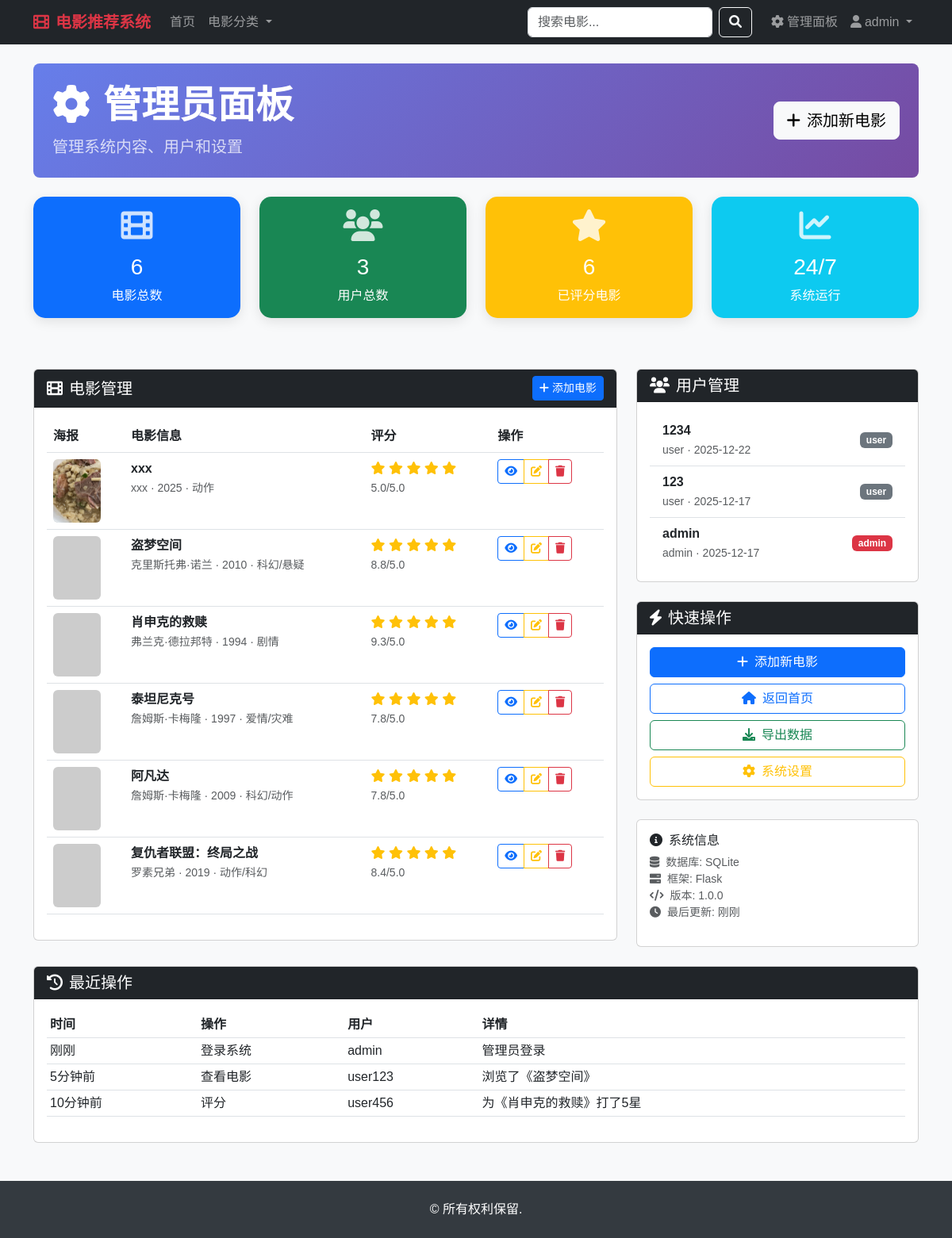
Page /admin (signed in) on the earlier database version.
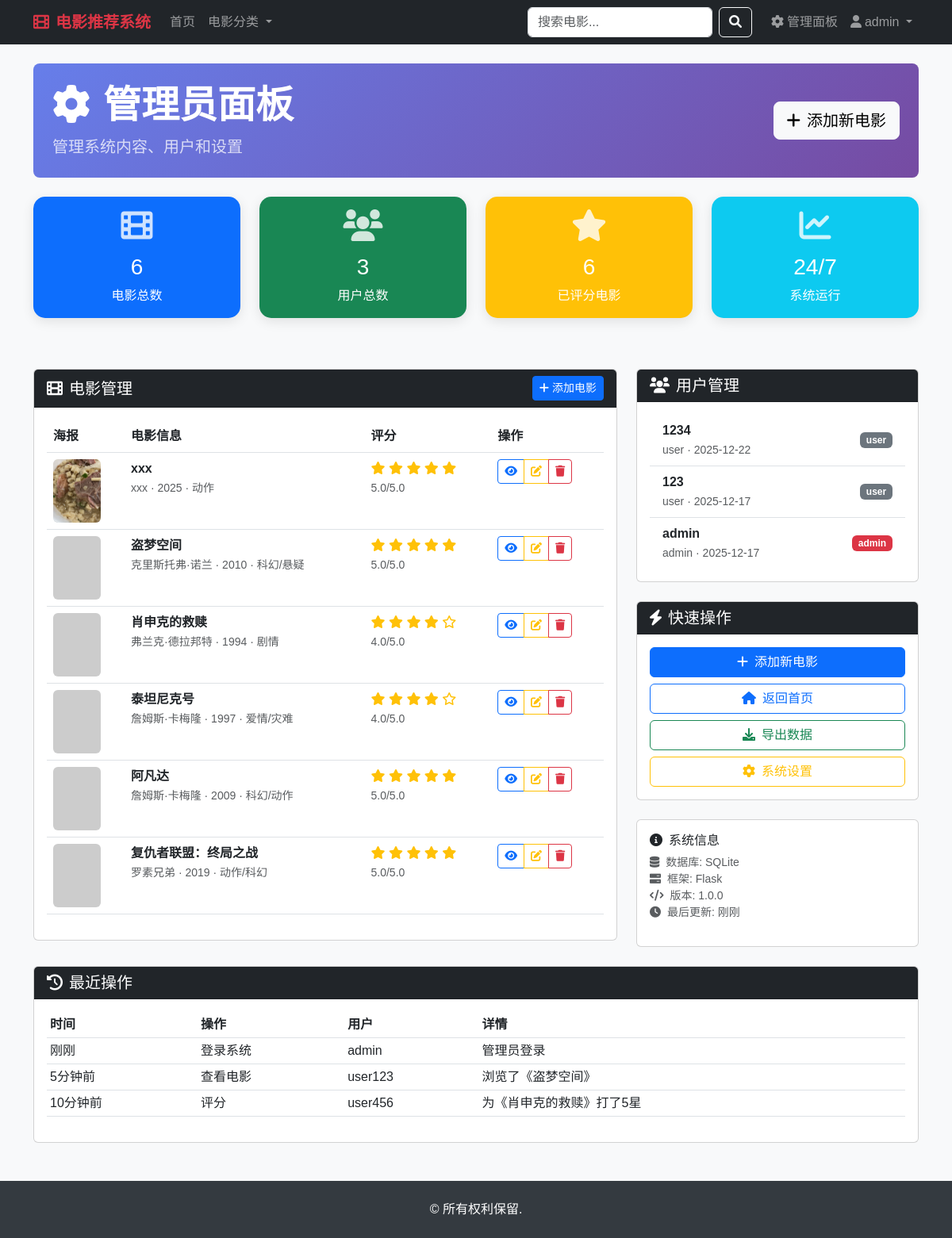
Same page on the later database version.
### tables this page shows
CREATE TABLE movies (
                id INTEGER PRIMARY KEY AUTOINCREMENT,
                title VARCHAR(200) NOT NULL,
                director VARCHAR(100),
                year INTEGER,
                genre VARCHAR(100),
                description TEXT,
                image_url VARCHAR(500),
                rating FLOAT DEFAULT 0.0,
                created_at TIMESTAMP DEFAULT CURRENT_TIMESTAMP
            , video_url VARCHAR(500), video_type VARCHAR(20) DEFAULT 'external');

### app.py (the view)
@app.route('/admin')
def admin_panel():
    if not check_login() or not check_admin():
        return redirect(url_for('login'))
    movies = execute_db_query("SELECT * FROM movies ORDER BY created_at DESC", fetch_all=True)
    users = execute_db_query("SELECT * FROM users ORDER BY created_at DESC", fetch_all=True)
    return render_template('admin_panel.html',
                         movies=movies,
                         users=users,
                         user=session)

### app.py (called while the page is built, shortened)
def get_db_connection():
    conn = sqlite3.connect(DATABASE)
    conn.row_factory = sqlite3.Row  # 使结果可以通过列名访问
    return conn

def execute_db_query(query, params=None, fetch_one=False, fetch_all=False, commit=False):
    conn = None
    try:
        conn = get_db_connection()
        cursor = conn.cursor()
        if params:
            cursor.execute(query, params)
        else:
            cursor.execute(query)
        if commit:
            conn.commit()
        if fetch_one:
            result = cursor.fetchone()
            return dict(result) if result else None
        elif fetch_all:
            results = cursor.fetchall()
            return [dict(row) for row in results]
        return cursor.lastrowid if cursor.lastrowid else True
    finally:
        if conn:
            conn.close()

def check_login():
    return 'user_id' in session

def check_admin():
    if not check_login():
        return False
    return session.get('role') == 'admin'

### templates/admin_panel.html (shortened to what the changed rows need)
{% extends "base.html" %}
{% block content %}
<div class="admin-panel rounded-3 p-4 mb-4">
    <div class="row align-items-center">
        <div class="col-md-8">
            <h1 class="display-5 fw-bold mb-2">
                <i class="fas fa-cog me-3"></i>管理员面板
            </h1>
        </div>
    </div>
</div>
<div class="row">
    <div class="col-md-8">
        <div class="card">
            <div class="card-body">
                {% if movies %}
                <div class="table-responsive">
                    <table class="table table-hover">
                        <thead>
                            <tr>
                                <th>海报</th>
                                <th>电影信息</th>
                                <th>评分</th>
                                <th>操作</th>
                            </tr>
                        </thead>
                        <tbody>
                            {% for movie in movies %}
                            <tr class="movie-list-item">
                                <td>
                                    <img src="{{ movie.image_url }}"
                                         alt="{{ movie.title }}"
                                         class="rounded"
                                         style="width: 60px; height: 80px; object-fit: cover;"
                                         onerror="this.src='https://picsum.photos/60/80?random={{ movie.id }}'">
                                </td>
                                <td>
                                    <strong>{{ movie.title }}</strong><br>
                                    <small class="text-muted">
                                        {{ movie.director }} · {{ movie.year }} · {{ movie.genre }}
                                    </small>
                                </td>
                                <td>
                                    {% if movie.rating %}
                                    <div class="rating-stars">
                                        {% for i in range(5) %}
                                            {% if i < movie.rating|int %}
                                                <i class="fas fa-star"></i>
                                            {% else %}
                                                <i class="far fa-star"></i>
                                            {% endif %}
                                        {% endfor %}
                                        <br>
                                        <small class="text-muted">{{ "%.1f"|format(movie.rating) }}/5.0</small>
                                    </div>
                                    {% else %}
                                    <span class="text-muted">暂无评分</span>
                                    {% endif %}
                                </td>
                                <td>
                                    <div class="btn-group btn-group-sm">
                                        <a href="{{ url_for('movie_detail', movie_id=movie.id) }}"
                                           class="btn btn-outline-primary" title="查看">
                                            <i class="fas fa-eye"></i>
                                        </a>
                                        <a href="{{ url_for('admin_edit_movie', movie_id=movie.id) }}" class="btn btn-outline-warning" title="编辑">
                                            <i class="fas fa-edit"></i>
                                        </a>
                                        <a href="{{ url_for('admin_delete_movie', movie_id=movie.id) }}"
                                           class="btn btn-outline-danger"
                                           title="删除"
                                           onclick="return confirm('确定要删除电影《{{ movie.title }}》吗？此操作不可恢复！')">
                                            <i class="fas fa-trash"></i>
                                        </a>
                                    </div>
                                </td>
                            </tr>
                            {% endfor %}
                        </tbody>
                    </table>
                </div>
                {% endif %}
            </div>
        </div>
    </div>
</div>
<div class="card mt-4">
    <div class="card-body">
        <div class="table-responsive">
            <table class="table table-sm">
                <thead>
                    <tr>
                        <th>时间</th>
                        <th>操作</th>
                        <th>用户</th>
                        <th>详情</th>
                    </tr>
                </thead>
            </table>
        </div>
    </div>
</div>
{% endblock %}

Differences in the rows shown:
changed movies "盗梦空间": rating "8.8" → "5.0"
changed movies "肖申克的救赎": rating "9.3" → "4.0"
changed movies "泰坦尼克号": rating "7.8" → "4.0"
changed movies "阿凡达": rating "7.8" → "5.0"
changed movies "复仇者联盟：终局之战": rating "8.4" → "5.0"
